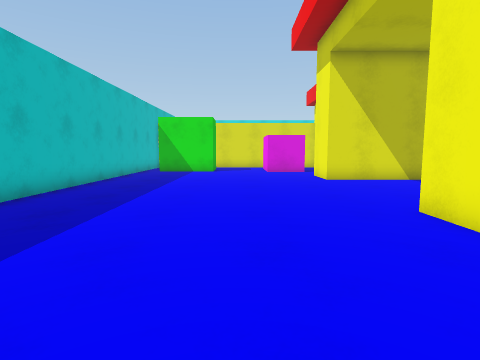
view 1 (above)

24 first-person views from a walk through a 3-D level made in the Unity game engine. The camera is 1.2 m above the floor, tilts 6° down and sees 80° across. The floor is counted in squares, 1 m on a side. Each view is taken from the middle of a square. On the plan, view 1 faces up. The plan holds only what a view shows up to about 13 squares ahead; the rest is blank. The place goes on beyond the plan. The player is left out. Surface patterns are stand-ins for the level's own textures.

view 2
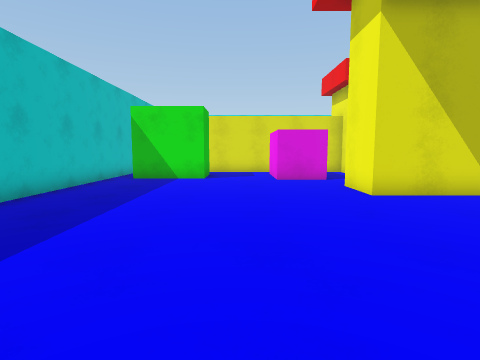

view 3
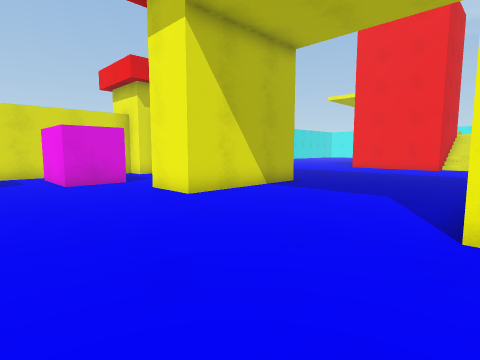

view 4
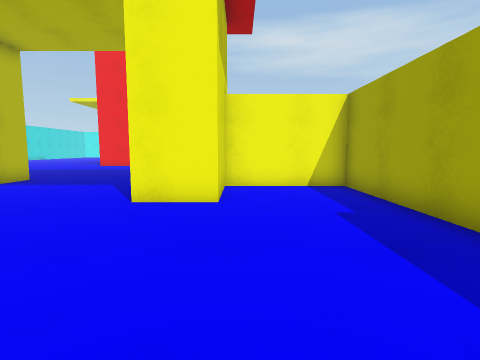

view 5
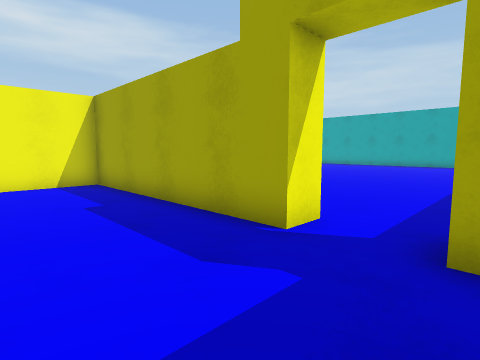

view 6
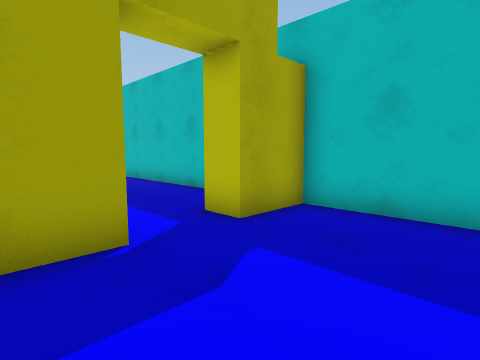

view 7
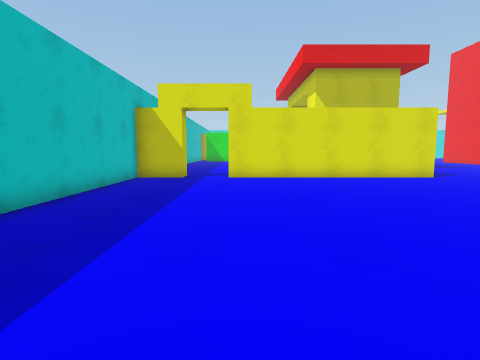

view 8
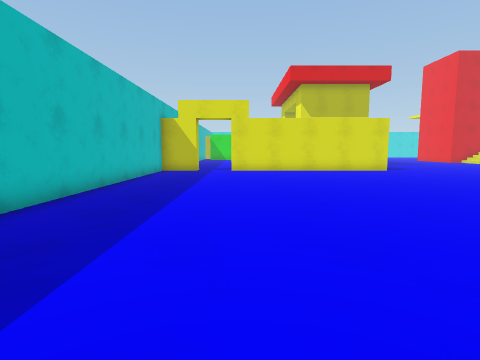

view 9
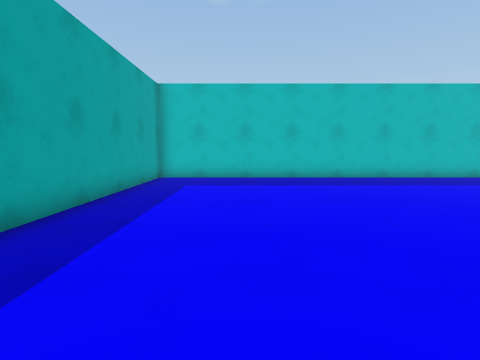

view 10
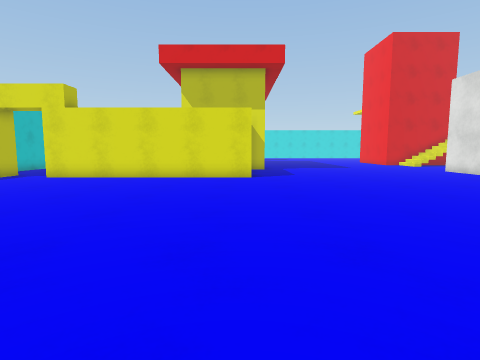

view 11
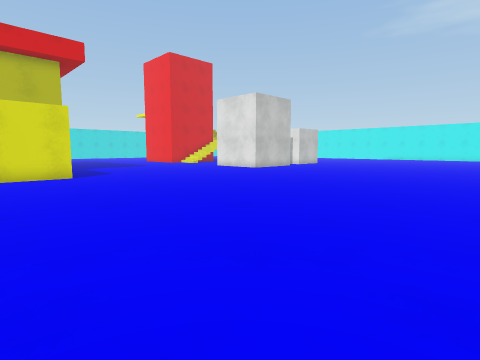

view 12
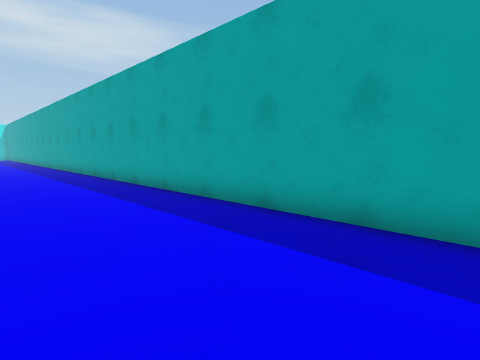

view 13
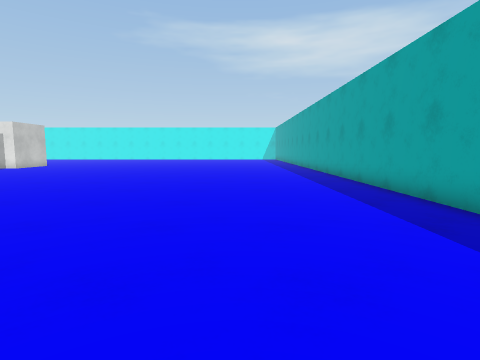

view 14
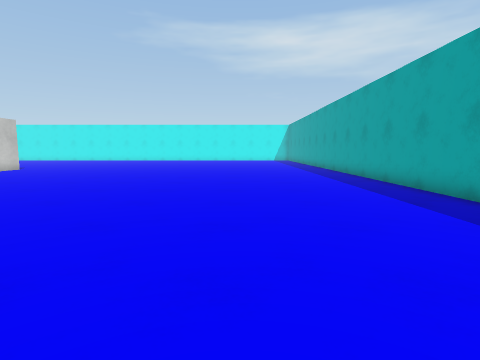

view 15
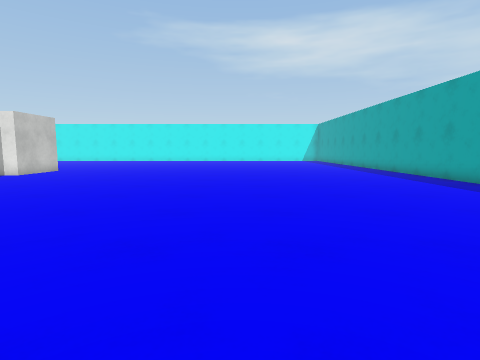

view 16
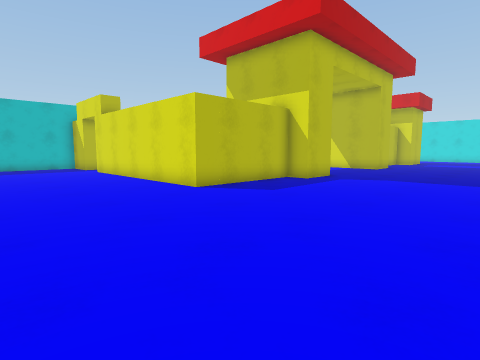

view 17
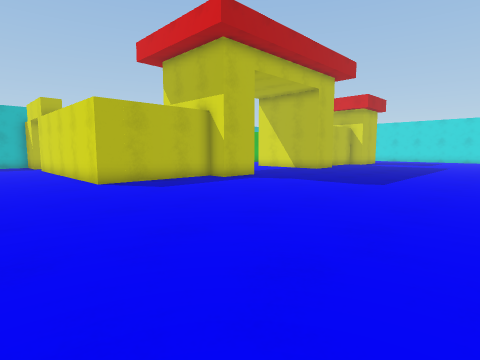

view 18
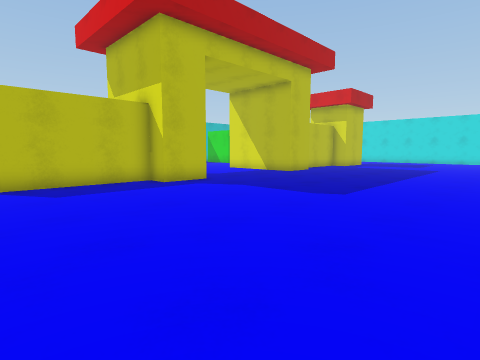

view 19
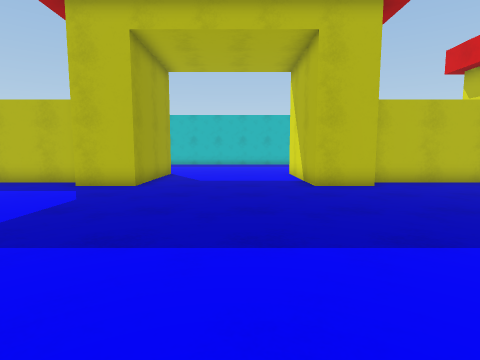

view 20
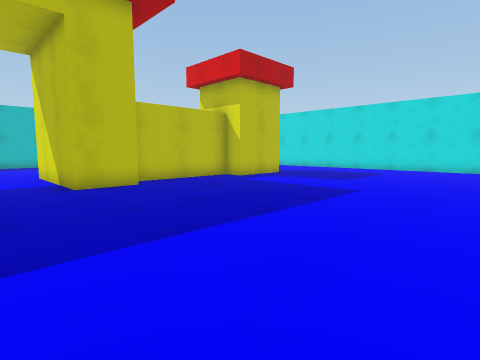

view 21
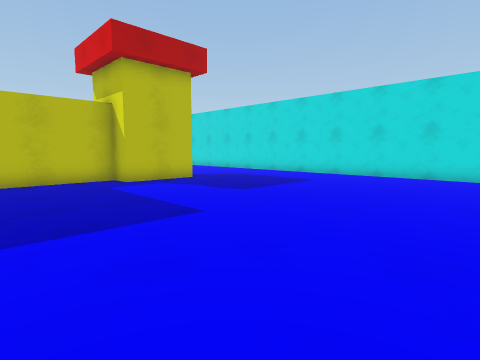

view 22
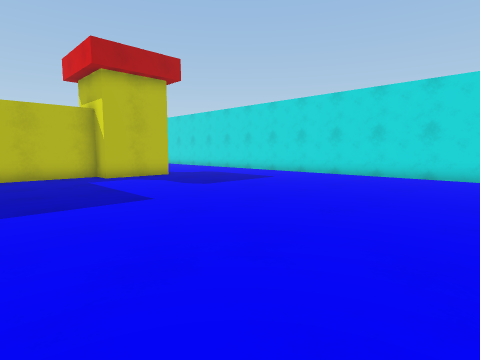

view 23
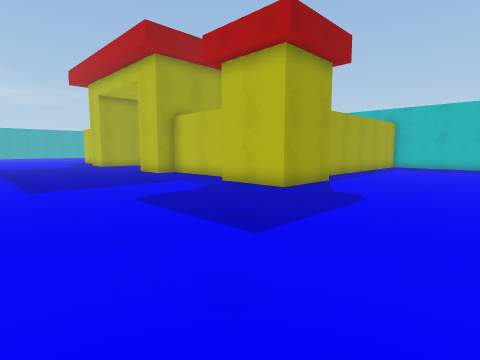

view 24
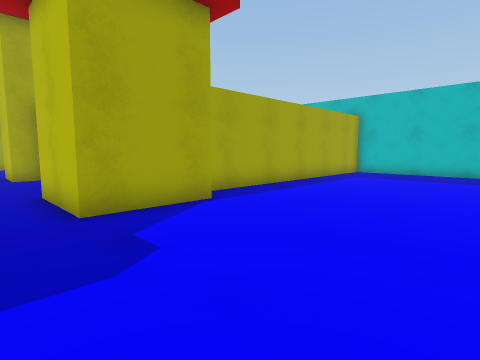

### Floor plan
Points are (right, up) in squares from view 1. A wall is a line through its corners. A room is listed if a view was taken in it or the views show most of it. See-through windows are left out.
Room 1 (views 1, 2, 3, 4, 5, 6, 7, 8, 9, 10, 11, 12, 13, 14, 15, 16, 17, 18, 19, 20, 21, 22, 23, 24)
walls: (5, 5.5) (8.5, 5.5) (8.5, 3.5) (7.5, 3.5) (7.5, -1.5) (-1.5, -1.5) (-1.5, -0.5) (6.5, -0.5) (6.5, 3.5) (3.5, 3.5) (3.5, 5.5); (7.5, 13.5) (8.5, 13.5) (8.5, 11.5) (3.5, 11.5) (3.5, 13.5); (-5.5, 2.6) (-5.5, -0.5) (-3.5, -0.5) (-3.5, -1.5) (-5.5, -1.5) (-5.5, -20.5) (24.1, -20.5); (1.8, 19.5) (0.2, 19.5); (5.4, 21.5) (8.5, 21.5) (8.5, 18.5) (7.5, 18.5) (7.5, 13.9); (-5.5, 17.1) (-5.5, 6.5); (-2.1, 20.5) (4.8, 20.5); (-5.5, 25.8) (-5.5, 23.9)
objects: other object (-4, 16) to (-2, 17); other object (2, 16) to (3, 18)

Where each view was taken, in squares from view 1:
view 1: 0 up, 0 right, facing up
view 2: 4 up, 0 right, facing up
view 3: 5 up, 1 left, facing up-right
view 4: 3 up, 3 left, facing right
view 5: 3 up, 4 left, facing down-right
view 6: 3 up, 0 right, facing down-left
view 7: 14 down, 1 left, facing up
view 8: 18 down, 1 left, facing up
view 9: 17 down, 7 right, facing left
view 10: 14 down, 7 right, facing up
view 11: 15 down, 4 right, facing up-right
view 12: 16 down, 1 right, facing down-right
view 13: 16 down, 6 right, facing right
view 14: 15 down, 10 right, facing right
view 15: 12 down, 11 right, facing right
view 16: 7 down, 15 right, facing up-left
view 17: 5 down, 18 right, facing up-left
view 18: 2 down, 18 right, facing up-left
view 19: 9 up, 18 right, facing left
view 20: 9 up, 18 right, facing up-left
view 21: 14 up, 19 right, facing up-left
view 22: 14 up, 21 right, facing up-left
view 23: 27 up, 16 right, facing down-left
view 24: 27 up, 10 right, facing down-left
